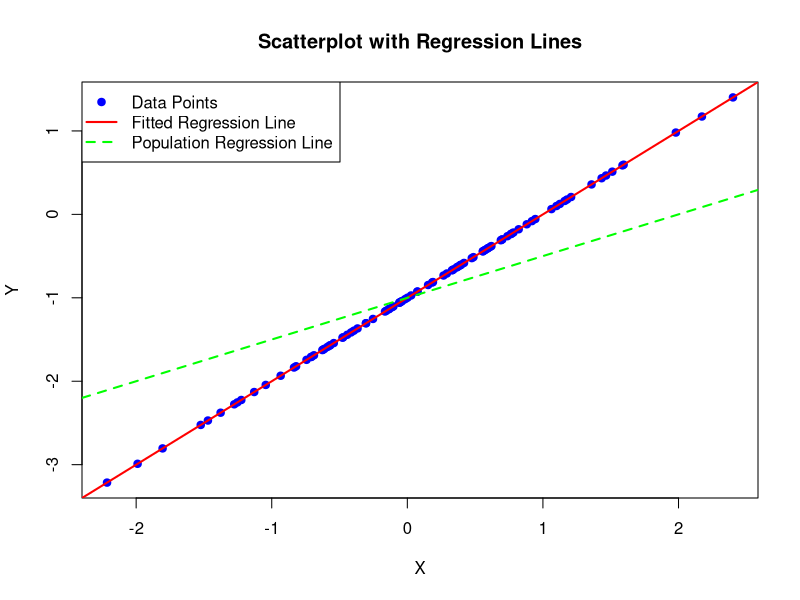
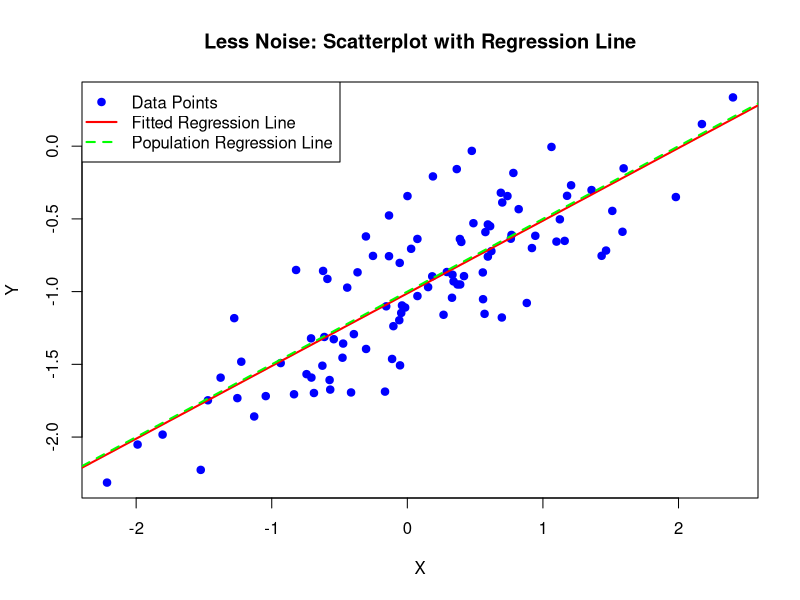
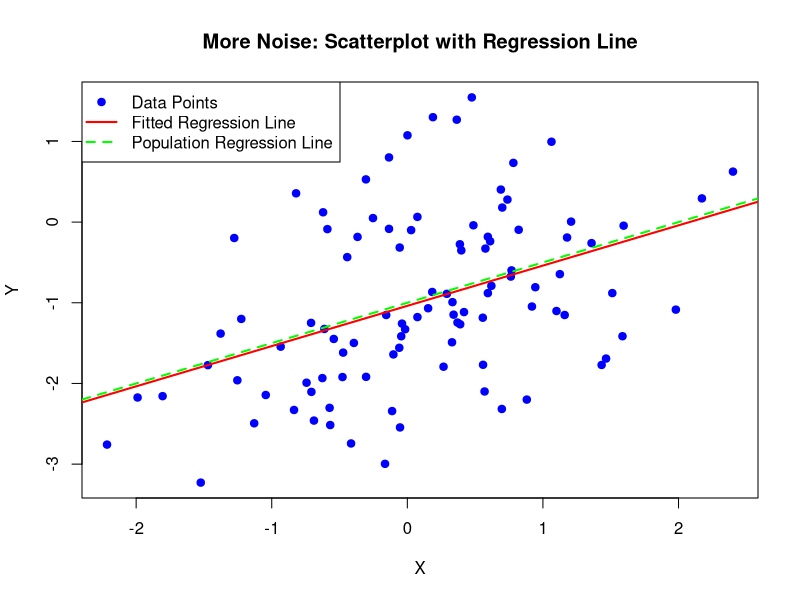

Write R code to recreate these figures, in order.
set.seed(1)
x <- rnorm(100, mean = 0, sd = 1)  # x from N(0, 1)
x
#b
set.seed(1)
e <- rnorm(100, mean = 0, sd = sqrt(0.25)) 
e
#c
y <- -1 + 0.5 * x + e
y
#d
plot(x, y, main = "Scatterplot with Regression Lines", xlab = "X", ylab = "Y", pch = 19, col = "blue")
#e
model <- lm(y ~ x)  # Fit regression model
beta_hat_0 <- coef(model)[1]  # Intercept
beta_hat_1 <- coef(model)[2]  # Slope
beta_hat_0
beta_hat_1
#f
abline(model, col = "red", lwd = 2)
abline(a = -1, b = 0.5, col = "green", lwd = 2, lty = 2)  # Population regression line
legend("topleft", legend = c("Data Points", "Fitted Regression Line", "Population Regression Line"), col = c("blue", "red", "green"), lty = c(NA, 1, 2), pch = c(19, NA, NA), lwd = c(NA, 2, 2))
#g
x2 <- x^2
poly <- lm(y ~ x + I(x2))
summary(poly)
#h
set.seed(1)
x <- rnorm(100, mean = 0, sd = 1)
epsilon_less_noise <- rnorm(100, mean = 0, sd = sqrt(0.1))
y_less_noise <- -1 + 0.5 * x + epsilon_less_noise

# Fit the linear model
model_less_noise <- lm(y_less_noise ~ x)

# Scatterplot with regression lines
plot(x, y_less_noise, main = "Less Noise: Scatterplot with Regression Line",
     xlab = "X", ylab = "Y", pch = 19, col = "blue")
abline(model_less_noise, col = "red", lwd = 2)
abline(a = -1, b = 0.5, col = "green", lwd = 2, lty = 2)
legend("topleft", legend = c("Data Points", "Fitted Regression Line", "Population Regression Line"), col = c("blue", "red", "green"), lty = c(NA, 1, 2), pch = c(19, NA, NA), lwd = c(NA, 2, 2))
#i
set.seed(1)
x <- rnorm(100, mean = 0, sd = 1)
epsilon_more_noise <- rnorm(100, mean = 0, sd = 1)
y_more_noise <- -1 + 0.5 * x + epsilon_more_noise

model_more_noise <- lm(y_more_noise ~ x)

plot(x, y_more_noise, main = "More Noise: Scatterplot with Regression Line",xlab = "X", ylab = "Y", pch = 19, col = "blue")
abline(model_more_noise, col = "red", lwd = 2)
abline(a = -1, b = 0.5, col = "green", lwd = 2, lty = 2)
legend("topleft", legend = c("Data Points", "Fitted Regression Line", "Population Regression Line"),col = c("blue", "red", "green"), lty = c(NA, 1, 2), pch = c(19, NA, NA), lwd = c(NA, 2, 2))
#j
# Confidence intervals for original dataset
confint(lm(y ~ x))

# Confidence intervals for less noisy dataset
confint(model_less_noise)

# Confidence intervals for more noisy dataset
confint(model_more_noise)
